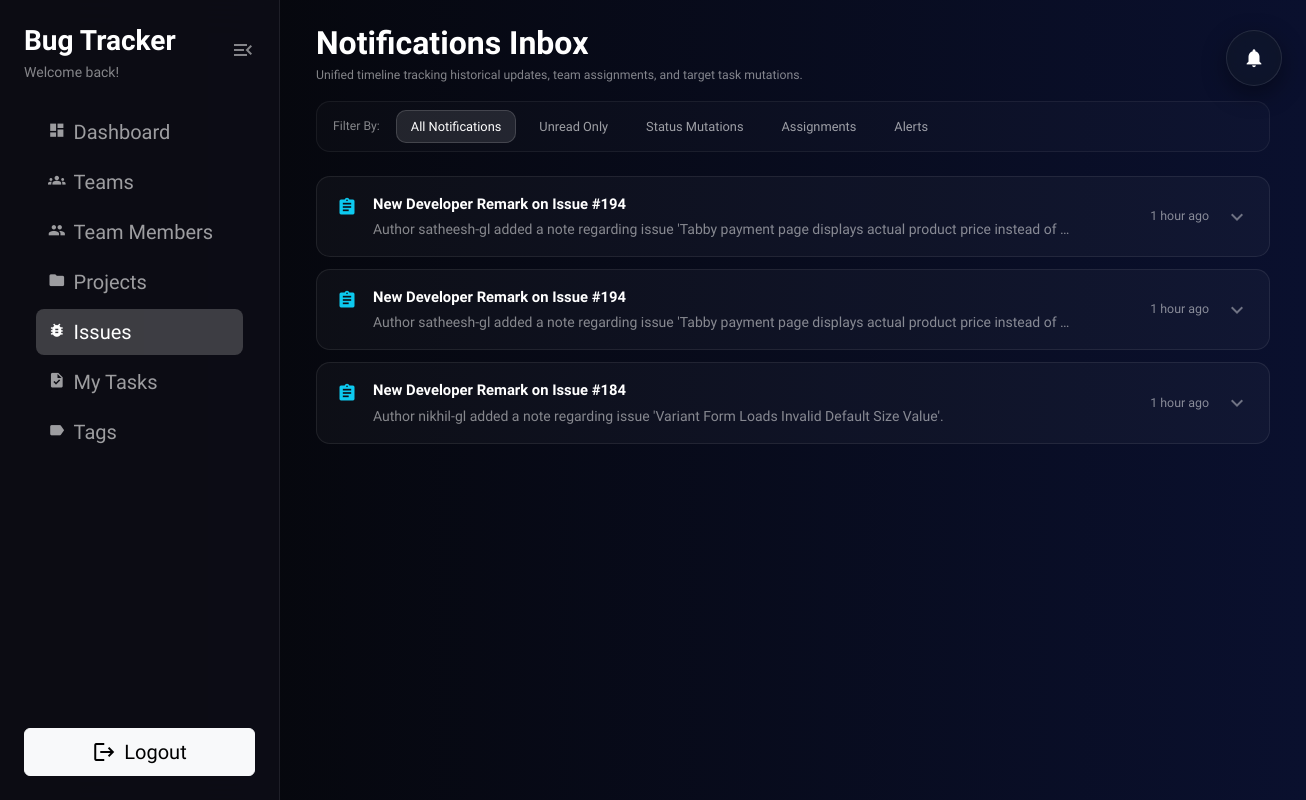
/notifications/inbox/ (signed in), run on the app's committed database.
### notifications/models.py (models this page shows, shortened)
class UserNotificationStatus(models.Model):
    user = models.ForeignKey(
        settings.AUTH_USER_MODEL,
        on_delete=models.CASCADE,
        related_name='notifications'
    )
    notification = models.ForeignKey(
        Notification,
        on_delete=models.CASCADE,
        related_name='recipients'
    )
    is_read = models.BooleanField(default=False)
    read_at = models.DateTimeField(null=True, blank=True)
    is_emailed = models.BooleanField(default=False)
    class Meta:
        ordering = ['-notification__created_at']
        unique_together = ('user', 'notification')

class Notification(models.Model):
    notification_type = models.CharField(
        max_length=30,
        choices=NotificationType.choices,
        default=NotificationType.ISSUE_UPDATED
    )
    scope = models.CharField(
        max_length=15,
        choices=NotificationScope.choices,
        default=NotificationScope.INDIVIDUAL,
        help_text="Defines the delivery audience rule for this notification."
    )
    title = models.CharField(max_length=255)
    message = models.TextField()
    content_type = models.ForeignKey(
        ContentType,
        on_delete=models.CASCADE,
        null=True,
        blank=True
    )
    object_id = models.PositiveIntegerField(null=True, blank=True)
    target_object = GenericForeignKey('content_type', 'object_id')
    target_team = models.ForeignKey(
        'users.Team',
        on_delete=models.SET_NULL,
        null=True,
        blank=True,
        related_name='team_announcements',
        help_text="Used when scope is set to TEAM."
    )
    target_users = models.ManyToManyField(
        settings.AUTH_USER_MODEL,
        blank=True,
        related_name='custom_targeted_notifications',
        help_text="Manually select specific users to receive this notification."
    )
    sender = models.ForeignKey(
        settings.AUTH_USER_MODEL,
        on_delete=models.SET_NULL,
        null=True,
        blank=True,
        related_name='sent_notifications',
        help_text="The user who performed the action or wrote the announcement."
    )
    created_at = models.DateTimeField(auto_now_add=True)
    class Meta:
        ordering = ['-created_at']
        indexes = [
            models.Index(fields=['content_type', 'object_id']),
        ]

### notifications/views.py (the view)
# urls.py: path('notifications/inbox/', UserNotificationListView.as_view(), name='inbox_list'),
class UserNotificationListView(LoginRequiredMixin, ListView):
    model = UserNotificationStatus
    template_name = 'notifications/inbox_list.html'
    context_object_name = 'user_notifications'
    paginate_by = 25
    def get_queryset(self):
        queryset = (
            UserNotificationStatus.objects.filter(user=self.request.user)
            .select_related('notification', 'notification__sender', 'notification__content_type')
            .order_by('-notification__created_at')
        )
        self.current_filter = self.request.GET.get('filter', 'all')
        if self.current_filter == 'unread':
            queryset = queryset.filter(is_read=False)
        elif self.current_filter == 'status_changed':
            queryset = queryset.filter(notification__notification_type='STATUS_CHANGED')
        elif self.current_filter == 'issue_assigned':
            queryset = queryset.filter(notification__notification_type='ISSUE_ASSIGNED')
        elif self.current_filter == 'system_alert':
            queryset = queryset.filter(notification__notification_type='SYSTEM_ALERT')
        return queryset
    def get_context_data(self, **kwargs):
        context = super().get_context_data(**kwargs)
        context['current_filter'] = self.current_filter
        return context

### templates/notifications/inbox_list.html (shortened to what this page needs)
{% extends "users/index.html" %}
{% block nav_issues_active %}active{% endblock %}
{% block dashboard_content %}
    <div class="row mb-3 align-items-center">
        <div class="col">
            <h2 class="text-white fw-bold mb-1">Notifications Inbox</h2>
            <p class="text-white-50 small mb-0">Unified timeline tracking historical updates, team assignments, and target task mutations.</p>
        </div>
    </div>
    <div class="row mb-4">
        <div class="col-12">
            <div class="filter-pill-box d-flex flex-wrap gap-2 align-items-center">
                <span class="text-white-50 small px-2 d-none d-sm-inline">Filter By:</span>
                <a href="?filter=all" class="filter-btn {% if current_filter == 'all' %}active{% endif %}">All Notifications</a>
                <a href="?filter=unread" class="filter-btn {% if current_filter == 'unread' %}active{% endif %}">Unread Only</a>
                <a href="?filter=status_changed" class="filter-btn {% if current_filter == 'status_changed' %}active{% endif %}">Status Mutations</a>
                <a href="?filter=issue_assigned" class="filter-btn {% if current_filter == 'issue_assigned' %}active{% endif %}">Assignments</a>
                <a href="?filter=system_alert" class="filter-btn {% if current_filter == 'system_alert' %}active{% endif %}">Alerts</a>
            </div>
        </div>
    </div>
    <div class="row">
        <div class="col-12">
            {% if user_notifications %}
                {% for item in user_notifications %}
                    <div class="inbox-interactive-row {% if not item.is_read %}unread-highlight{% endif %} type-{{ item.notification.notification_type|lower }}" id="inbox-wrapper-{{ item.id }}">
                        <div class="clickable-header-trigger d-flex align-items-center justify-content-between gap-3"
                             data-bs-toggle="collapse"
                             data-bs-target="#collapse-tray-{{ item.id }}"
                             aria-expanded="false"
                             onclick="markInboxRowReadInline({{ item.id }})">
                            <div class="d-flex align-items-start gap-3">
                                <span class="material-icons mt-1 {% if item.notification.notification_type == 'STATUS_CHANGED' %}text-warning{% elif item.notification.notification_type == 'ISSUE_ASSIGNED' %}text-success{% else %}text-info{% endif %}" style="font-size: 1.25rem;">
                                </span>
                                <div>
                                    <div class="text-white fw-bold d-flex align-items-center flex-wrap gap-2" style="font-size: 0.925rem;">
                                        {{ item.notification.title }}
                                    </div>
                                    <div class="text-white-50 smaller mt-1 text-truncate" style="max-width: 700px;">
                                        {{ item.notification.message }}
                                    </div>
                                </div>
                            </div>
                            <div class="d-flex align-items-center gap-3 flex-shrink-0">
                                <div class="text-end text-white-50 smaller dynamic-relative-timestamp" data-timestamp="{{ item.notification.created_at|date:'c' }}" style="font-size: 0.775rem; min-width: 110px;">
                                </div>
                                <span class="material-icons accordion-rotation-arrow">expand_more</span>
                            </div>
                        </div>
                    </div>
                {% endfor %}
            {% endif %}
        </div>
    </div>
{% endblock %}

### templates/users/index.html (style rules this page uses)
:root { --glass-bg: rgba(255, 255, 255, 0.06); --sidebar-width: 280px; }
body { font-family: 'Google Sans', sans-serif; background: linear-gradient(to left, #0a102e 0%, #050505 100%); min-height: 100vh; font-size: 0.875rem; color: rgba(255, 255, 255, 0.9); overflow-x: hidden; }

### templates/notifications/inbox_list.html (style rules this page uses)
body { font-size: 0.875rem; }
.filter-pill-box { background: rgba(255, 255, 255, 0.02); border: 1px solid rgba(255, 255, 255, 0.06); border-radius: 14px; padding: 8px; }
.filter-btn { background: transparent; border: 1px solid transparent; color: rgba(255, 255, 255, 0.6); border-radius: 10px; padding: 6px 14px; font-weight: 500; font-size: 0.8rem; transition: all 0.25s ease; text-decoration: none !important; }
.filter-btn.active { background: rgba(255, 255, 255, 0.1); border-color: rgba(255, 255, 255, 0.15); color: #fff; }
.inbox-interactive-row { background: rgba(255, 255, 255, 0.03); border: 1px solid rgba(255, 255, 255, 0.08); border-radius: 14px; margin-bottom: 12px; transition: all 0.3s cubic-bezier(.25,.8,.25,1); overflow: hidden; }
.clickable-header-trigger { cursor: pointer; user-select: none; padding: 16px 20px; }
.accordion-rotation-arrow { transition: transform 0.25s cubic-bezier(0.4, 0, 0.2, 1); color: rgba(255, 255, 255, 0.4); }

### data on the page
UserNotificationStatus: notification "New Developer Remark on Issue #194", notification.message "Author satheesh-gl added a note regarding issue 'Tabby payment page displays actual product price instead of…"
UserNotificationStatus: notification "New Developer Remark on Issue #194", notification.message "Author satheesh-gl added a note regarding issue 'Tabby payment page displays actual product price instead of…"
UserNotificationStatus: notification "New Developer Remark on Issue #184", notification.message "Author nikhil-gl added a note regarding issue 'Variant Form Loads Invalid Default Size Value'."
